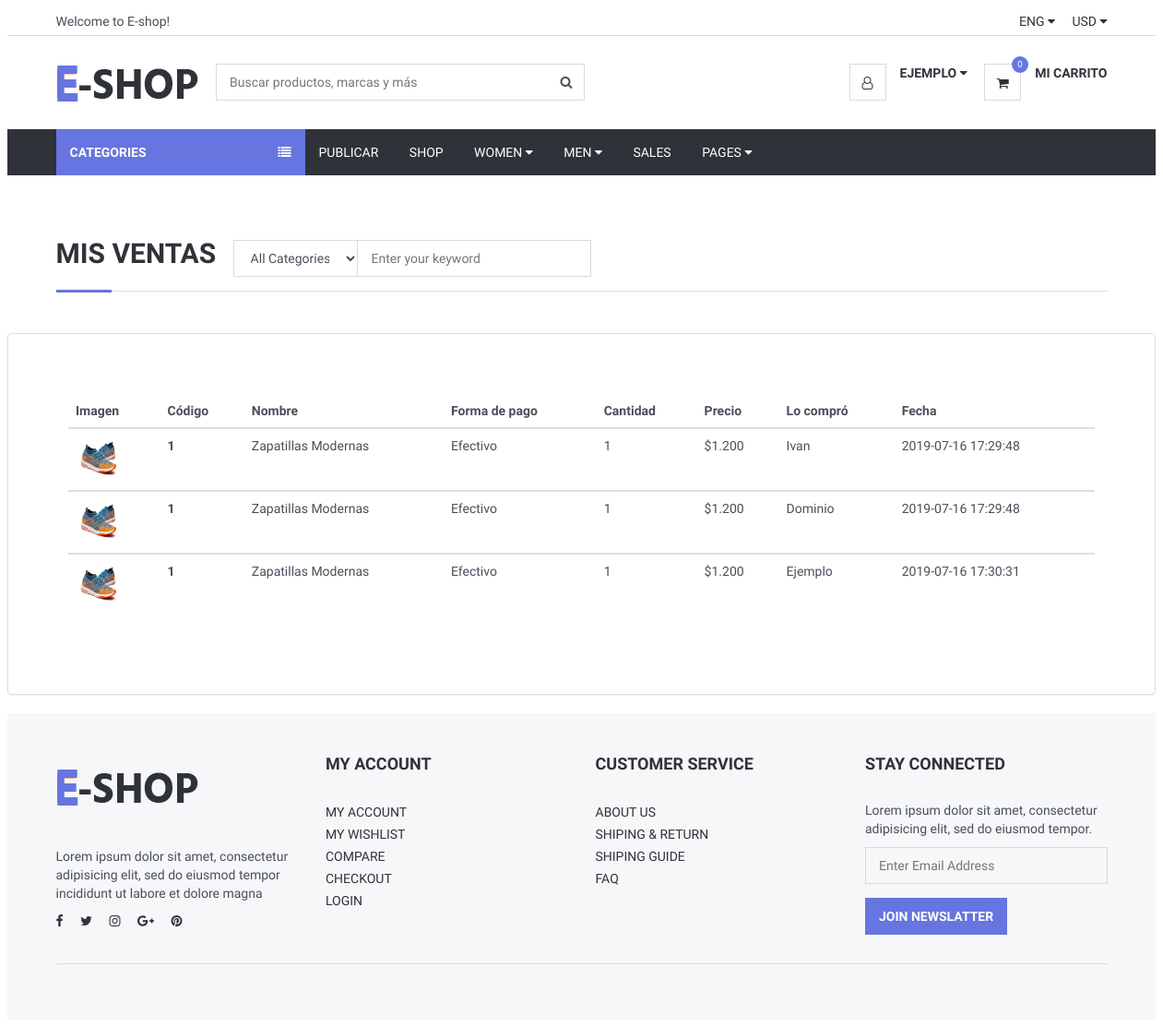
/Views/VentasHechas.php (signed in), run on the app's committed database.
### tables this page shows
CREATE TABLE `imgprincipal` (
  `id` int(11) NOT NULL,
  `idProducto` int(11) NOT NULL,
  `nombre` varchar(100) NOT NULL
);

CREATE TABLE `compra` (
  `id` int(11) NOT NULL,
  `idUsuario` int(11) NOT NULL,
  `idProducto` int(11) NOT NULL,
  `cantidad` int(11) NOT NULL,
  `costo` int(11) NOT NULL,
  `fecha` datetime NOT NULL DEFAULT CURRENT_TIMESTAMP,
  `vendedor` varchar(100) NOT NULL
);

CREATE TABLE `producto` (
  `id` int(11) NOT NULL,
  `nombre` varchar(200) NOT NULL,
  `estado` varchar(60) NOT NULL,
  `precio` double NOT NULL,
  `formasdepago` varchar(100) NOT NULL,
  `envio` varchar(100) NOT NULL,
  `marca` varchar(70) NOT NULL,
  `stock` int(11) NOT NULL,
  `genero` varchar(60) NOT NULL,
  `categoria` varchar(110) NOT NULL,
  `palabrasClaves` varchar(110) NOT NULL,
  `descripcion` varchar(600) NOT NULL,
  `visitas` int(11) NOT NULL,
  `idUsuario` int(11) NOT NULL,
  `latitud` varchar(120) NOT NULL,
  `longitud` varchar(120) NOT NULL,
  `ventas` int(11) NOT NULL
);

CREATE TABLE `usuario` (
  `id` int(11) NOT NULL,
  `email` varchar(50) NOT NULL,
  `password` varchar(20) NOT NULL,
  `Nombre` varchar(20) NOT NULL,
  `estado` varchar(200) NOT NULL,
  `pais` varchar(100) NOT NULL,
  `latitud` varchar(100) NOT NULL,
  `longitud` varchar(100) NOT NULL,
  `rol` varchar(100) NOT NULL,
  `idTipoUser` int(11) DEFAULT NULL
);

### Views/conexionBD/conexion.php (called while the page is built, shortened)
<?php
class Conexion{
	 private $msq="";
	public function __construct()
	 {
		 $archivoConfig = "config.ini";
		 $confi = parse_ini_file($archivoConfig, true);
		 $this->host = $confi["bd"]["host"];
		 $this->usuario = $confi["bd"]["usuario"];
		 $this->clave=$confi["bd"]["clave"];
		 $this->bd = $confi["bd"]["bd"];
		$this->msq = new mysqli($this->host, $this->usuario, $this->clave, $this->bd);
	 }
	 public function realizarConsulta($consulta){
		 if(!$resultado = $this->msq->query($consulta) )
		 {
		   die( "Ha ocurrido un error al ejecutar la consulta :" . $consulta);
		 }else{
			 return $resultado;
		}
	}
	  public function cantidadDeFilas($resultado)
	 {
		 return $resultado->num_rows;
	 }
}
?>

### Views/VentasHechas.php (the view, shortened to what this page needs)
<?php
include_once("header.php");
		require_once("conexionBD/conexion.php");
		$conexion = new Conexion;
$id = $_SESSION['id'];
 		$consulta="SELECT *
					FROM compra as com
					inner join usuario as user on com.idUsuario = user.id
					inner join producto as prod on com.idProducto = prod.id
					WHERE prod.idUsuario= '".$id."'";
		$resultado = $conexion->realizarConsulta($consulta);
		$CantidadDeResultados = $conexion->cantidadDeFilas($resultado);
?>
	<div class="section">
		<div class="container">
			<div class="row">
			<div class="col-md-12">
					<div class="section-title">
						<h2 class="title">Mis Ventas &nbsp</h2>
						<div class="header-search">
                    <form>
                        <input class="input search-input" type="text" placeholder="Enter your keyword">
                        <select class="input search-categories">
                            <option value="0">All Categories</option>
                        </select>
                    </form>
                </div>
					</div>
				</div>
			</div>
		</div>
	</div>
		<?php
						if($CantidadDeResultados==0)
						{
		?>
		<h3 class="text-center mb-8 "> No has realizado ninguna venta aún.</h3><br>
		<?php			}else {
		?>
        <div class="panel panel-default" style="padding: 50px">
            <div class="panel-body" >
                <table  class="table" >
                    <thead>
                    <tr>
                        <th scope="col">Imagen</th>
                        <th scope="col">Código</th>
                        <th scope="col">Nombre</th>
                        <th scope="col">Forma de pago</th>
                        <th scope="col">Cantidad</th>
                        <th scope="col">Precio</th>
						<th scope="col">Lo compró</th>
						<th scope="col">Fecha</th>
                    </tr>
                    <?php
                    while($f=mysqli_fetch_array($resultado)){
						$consulta2="SELECT * FROM imgprincipal WHERE idProducto= '".$f['id']."'";
						$resultado2 = $conexion->realizarConsulta($consulta2);
                    ?>
					 <?php
					while($g=mysqli_fetch_array($resultado2)){
					 ?>
                    </thead>
                    <tbody>
                    <tr>
                        <td > <div style="height:100%;width:100%;"><img style="height:50px;width:50px;"  src="imgPublicadas/<?php echo $g["nombre"];?>" alt=""> </div></td>
						<?php
					}
					 ?>
						<th scope="row"><?php echo $f['id'];?> </th>
                        <td><?php echo $f['nombre'];?></td>
                        <td><?php echo $f['formasdepago'];?></td>
                        <td><?php echo $f['cantidad'];?></td>
                        <td><?php echo "$".number_format($f['precio'],0,'.','.');?> </td>
						<td><?php echo $f['Nombre'];?></td>
                        <td><?php echo $f['fecha'];?></td>
					<?php
                    }
                    ?>
					 </tbody>
                    </tr>
                </table>
		<?php } ?>
            </div>
        </div>
<?php require_once("footer.php")?>

### Views/css/style.css (style rules this page uses)
body { font-family: 'Hind', sans-serif; color: #4A4E5A; overflow-x: hidden; }
h1, h2, h3, h4, h5, h6 { color: #30323A; margin: 0 0 10px; font-weight: 700; }
.input { width: 100%; height: 40px; padding: 0px 15px; border: none; background-color: transparent; -webkit-box-shadow: 0px 0px 0px 1px #DADADA inset, 0px 0px 0px 5px transparent; box-shadow: 0px 0px 0px 1px #DADADA inset, 0px 0px 0px 5px transparent; -webkit-transition: 0.3s all; transition: 0.3s all; }
.section { padding-top: 30px; padding-bottom: 30px; }
.section-title { position: relative; margin-bottom: 15px; margin-top: 15px; border-bottom: 1px solid #DADADA; }
.section-title .title { display: inline-block; text-transform: uppercase; }
.section-title:after { content: ""; position: absolute; left: 0; bottom: -1.5px; height: 3px; width: 60px; background-color: #6675df; }
.header-search { display: inline-block; padding: 15px 0px; max-width: 400px; }
.header-search>form { position: relative; }
.header-search>form .search-input { padding-left: 150px; padding-right: 45px; }
.header-search>form .search-categories { position: absolute; left: 0px; top: 0px; width: 135px; }

### data on the page
compra: idProducto "1", idProducto.nombre "Zapatillas Modernas", idProducto.formasdepago "Efectivo", cantidad "1", idProducto.precio "1.200", idUsuario.Nombre "Ivan", fecha "2019-07-16 17:29:48"
imgprincipal: nombre (picture)
compra: idProducto "1", idProducto.nombre "Zapatillas Modernas", idProducto.formasdepago "Efectivo", cantidad "1", idProducto.precio "1.200", idUsuario.Nombre "Dominio", fecha "2019-07-16 17:29:48"
compra: idProducto "1", idProducto.nombre "Zapatillas Modernas", idProducto.formasdepago "Efectivo", cantidad "1", idProducto.precio "1.200", idUsuario.Nombre "Ejemplo", fecha "2019-07-16 17:30:31"

### other printed values
$nombre "EJEMPLO"
$count[0] "0"
